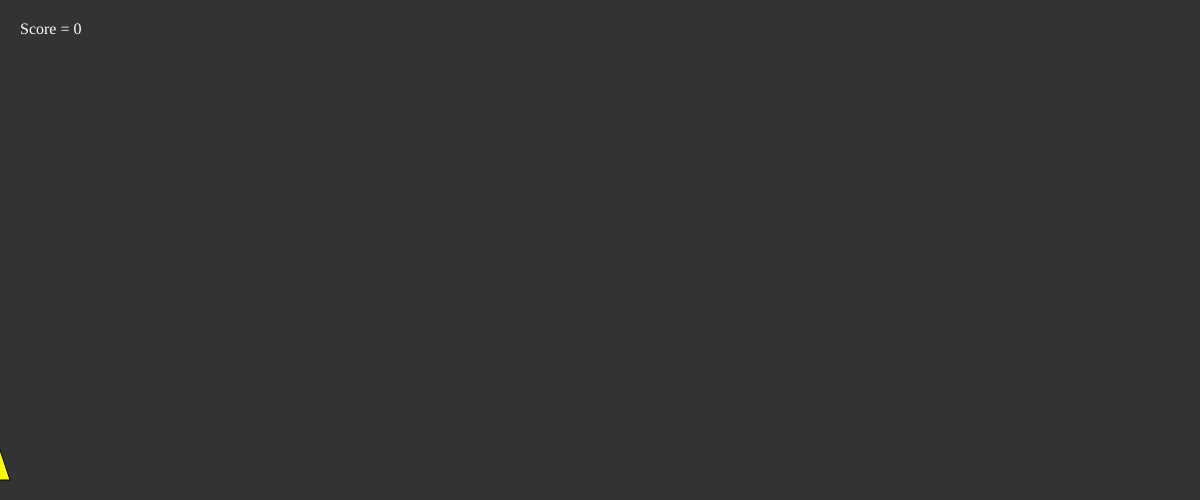
Frame 1 (no input)
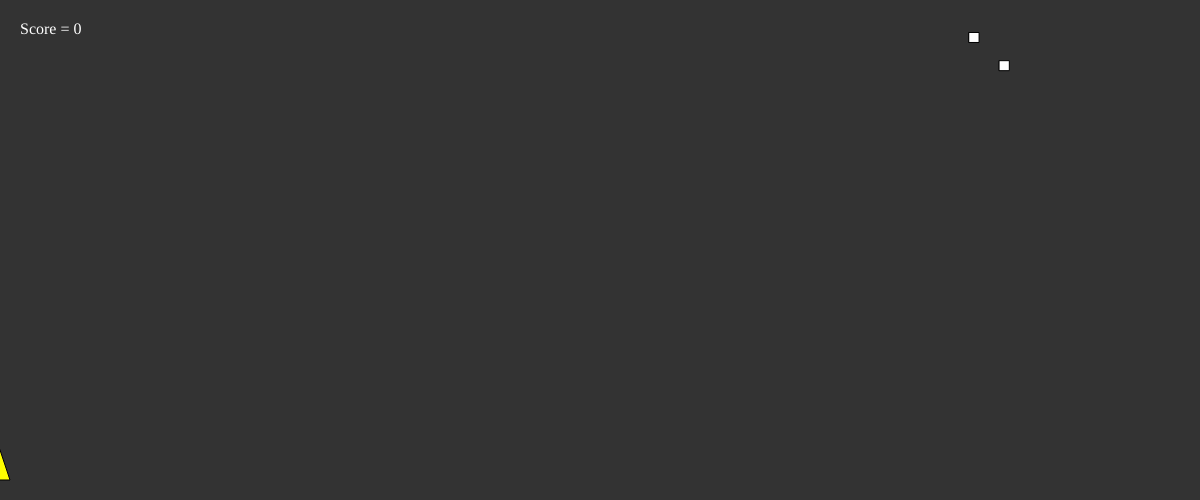
Frame 60 (no input)
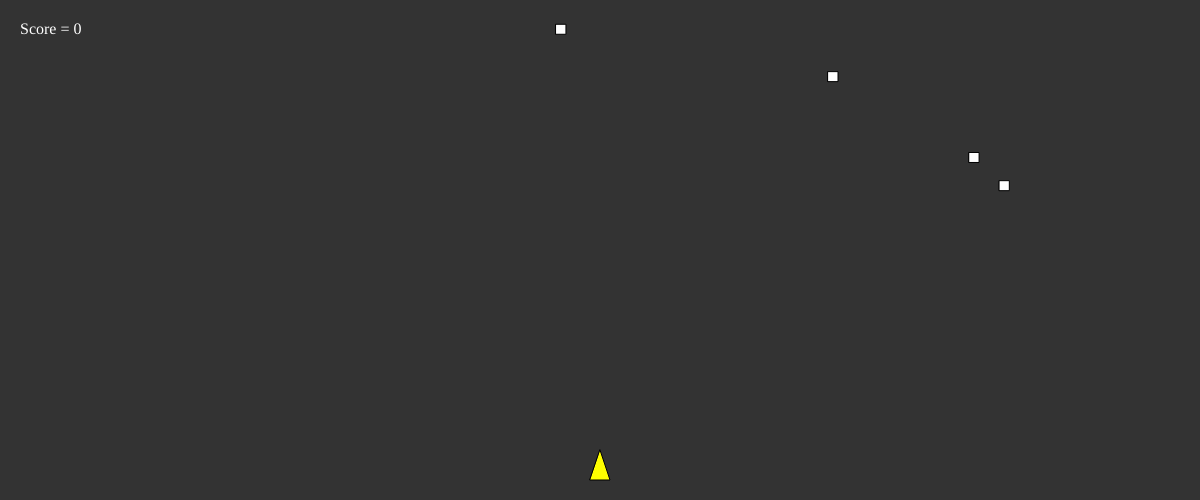
Frame 120 (the mouse pressed at the canvas centre since frame 60)

The p5.js sketch that drew these frames (run headless with seeded random() and noise() and a simulated clock; from frame 60 on, the mouse is pressed at the canvas centre):

// p5.js sketch
// ── sketch.js
let bullets = [];
let enemies = [];
let scoreElem;

let score = 0;
let maxEnemies = 20; // Número máximo de enemigos por oleada
let gameover = false;

function setup() {
  // Score
  scoreElem = createDiv('Score = 0');
  scoreElem.position(20, 20);
  scoreElem.id = 'score';
  scoreElem.style('color', 'white');

  // Canvas
  createCanvas(1200, 500);

  // Crear enemigos
  spawnEnemies();
}

function draw() {
  background(51);
  rectMode(CENTER);

  // Dibujar el jugador (triángulo amarillo)
  fill(255, 255, 0); // Amarillo
  triangle(mouseX - 10, height - 20, mouseX + 10, height - 20, mouseX, height - 50);

  // Actualizar y dibujar las balas
  for (let bullet of bullets) {
    bullet.update();
    bullet.show();
  }

  // Actualizar y dibujar enemigos
  for (let enemy of enemies) {
    enemy.update();
    enemy.show();
  }

  // Manejar colisiones
  for (let i = enemies.length - 1; i >= 0; i--) {
    for (let j = bullets.length - 1; j >= 0; j--) {
      if (dist(enemies[i].x, enemies[i].y, bullets[j].x, bullets[j].y) < 10) {
        // Incrementar o decrementar el marcador
        if (bullets[j].isHit === undefined || !bullets[j].isHit) {
          score++;
          bullets[j].isHit = true;
        }

        // Eliminar enemigo y bala
        enemies.splice(i, 1);
        bullets.splice(j, 1);

        // Agregar un nuevo enemigo
        if (enemies.length < maxEnemies) {
          let newEnemy = new Enemy(random(0, width), random(-800, 0));
          enemies.push(newEnemy);
        }
      }
    }
  }

  // Verificar colisión con el tirador
  for (let enemy of enemies) {
    if (dist(enemy.x, enemy.y, mouseX, height - 50) < 15) {
      gameover = true;
    }
  }

  // Mostrar el marcador
  scoreElem.html('Score = ' + score);

  // Verificar si se ha ganado o perdido
  if (score === 18) {
      displayGameOver('Winner', color(0, 255, 0)); // Mostrar mensaje de ganar en verde
  }
  if (enemies.length === 0 || gameover) {
    if (score < 0 || gameover) {
      displayGameOver('Gameover', color(255, 0, 0)); // Mostrar mensaje de perder en rojo
    } else {
      spawnEnemies(); // Generar una nueva oleada de enemigos
    }
  }
}

function mousePressed() {
  // Spawn de una bala cuando el usuario hace clic
  let bullet = new Bullet(mouseX, height - 50);
  bullets.push(bullet);
}

function displayGameOver(message, textColor) {
  textSize(32);
  fill(textColor);
  textAlign(CENTER, CENTER);
  text(message, width / 2, height / 2);
  noLoop(); // Detener el bucle de dibujo
}

function spawnEnemies() {
  // Generar nuevos enemigos
  enemies = [];
  for (let i = 0; i < maxEnemies; i++) {
    let enemy = new Enemy(random(0, width), random(-800, 0));
    enemies.push(enemy);
  }

  gameover = false; // Reiniciar el estado del juego al generar nuevos enemigos
}

class Bullet {
  constructor(x, y) {
    this.x = x;
    this.y = y;
    this.isHit = false; // Flag para verificar si la bala ya ha golpeado a un enemigo
  }

  update() {
    this.y -= 10;
  }

  show() {
    fill(255);
    triangle(this.x - 2.5, this.y, this.x + 2.5, this.y, this.x, this.y - 7.5);
  }
}

class Enemy {
  constructor(x, y) {
    this.x = x;
    this.y = y;
  }

  update() {
    this.y += 2;
  }

  show() {
    fill(255);
    rect(this.x, this.y, 10, 10);
  }
}
